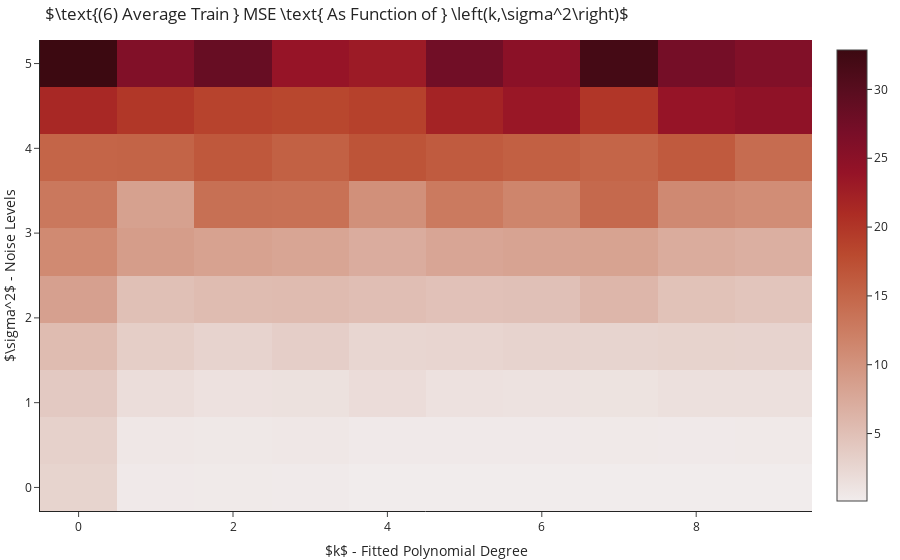

This figure's notebook cell:
### Markdown cell above
# Time To Think...

In the above figure, we observe the following trends:
- As already seen before, for the noise-free data, once we reach the correct $k$ we achieve zero MSE.
- Across all values of $k$, as we increase $\sigma^2$ we get higher MSE values.
- For all noise levels, we manage to reduce MSE values by increasing $k$.

So, by choosing a **richer** hypothesis class (i.e. larger and that can express more functions - polynomials of higher
degree) we are able to choose an hypothesis that fits the **observed** data **better**, regardless to how noisy the data is.
Try and think how the above heatmap would look if instead of calculating the MSE over the training samples (i.e train error)
we would have calculated it over a **new** set of test samples drawn from the same distribution.

Use the below code to create a test set. Change the code generating figure 6 such that the reported error is a test error. Do not forget to add the noise (that depends on $\sigma^2$) to the test data. What has changed between what we observe for the train error to the test error? What happens for high/low values of $\sigma^2$? What happens for high/low values of $k$?

### Code cell
# Generate the x values of the test set
testX = np.linspace(-1.2, 2, 40)[1::2].reshape(-1,1)

# Generate the noisy y values of the test set. Set the noise level (the scale parameter) according to the specific setting
# testY = response(testX) + np.random.normal(scale=___, size=len(y_))
y_2 = response(testX)
df = []
for setting in ParameterGrid(dict(k=range(10), s=np.linspace(0, 5, 10), repetition=range(10))):
    y = y_ + np.random.normal(scale=setting["s"], size=len(y_))
    tesyY = y_2 + np.random.normal(scale=setting["s"], size=len(y_))
    y_hat = make_pipeline(PolynomialFeatures(setting["k"]), LinearRegression(fit_intercept=False)).fit(X, y).predict(testX)
    
    df.append([setting["k"], setting["s"], np.mean((y-y_hat)**2)])
    
df = pd.DataFrame.from_records(df, columns=["k", "sigma","mse"]).groupby(["k","sigma"]).mean().reset_index()

go.Figure(go.Heatmap(x=df.k, y=df.sigma, z=df.mse, colorscale="amp"),
          layout=go.Layout(title=r"$\text{(6) Average Train } MSE \text{ As Function of } \left(k,\sigma^2\right)$", 
                           xaxis_title=r"$k$ - Fitted Polynomial Degree",
                           yaxis_title=r"$\sigma^2$ - Noise Levels")).show()

### Figure 1 — Plotly figure (JSON) as saved in the notebook; plotly's stock layout.template omitted (floating-point values rounded to 4 significant figures)
{"data": [{"colorscale": [[0, "rgb(241, 236, 236)"], [0.09091, "rgb(230, 209, 203)"], [0.1818, "rgb(221, 182, 170)"], [0.2727, "rgb(213, 156, 137)"], [0.3636, "rgb(205, 129, 103)"], [0.4545, "rgb(196, 102, 73)"], [0.5455, "rgb(186, 74, 47)"], [0.6364, "rgb(172, 44, 36)"], [0.7273, "rgb(149, 19, 39)"], [0.8182, "rgb(120, 14, 40)"], [0.9091, "rgb(89, 13, 31)"], [1, "rgb(60, 9, 17)"]], "type": "heatmap", "x": [0, 0, 0, 0, 0, 0, 0, 0, 0, 0, 1, 1, 1, 1, 1, 1, 1, 1, 1, 1, 2, 2, 2, 2, 2, 2, 2, 2, 2, 2, 3, 3, 3, 3, 3, 3, 3, 3, 3, 3, 4, 4, 4, 4, 4, 4, 4, 4, 4, 4, 5, 5, 5, 5, 5, 5, 5, 5, 5, 5, 6, 6, 6, 6, 6, 6, 6, 6, 6, 6, 7, 7, 7, 7, 7, 7, 7, 7, 7, 7, 8, 8, 8, 8, 8, 8, 8, 8, 8, 8, 9, 9, 9, 9, 9, 9, 9, 9, 9, 9], "y": [0, 0.5556, 1.111, 1.667, 2.222, 2.778, 3.333, 3.889, 4.444, 5, 0, 0.5556, 1.111, 1.667, 2.222, 2.778, 3.333, 3.889, 4.444, 5, 0, 0.5556, 1.111, 1.667, 2.222, 2.778, 3.333, 3.889, 4.444, 5, 0, 0.5556, 1.111, 1.667, 2.222, 2.778, 3.333, 3.889, 4.444, 5, 0, 0.5556, 1.111, 1.667, 2.222, 2.778, 3.333, 3.889, 4.444, 5, 0, 0.5556, 1.111, 1.667, 2.222, 2.778, 3.333, 3.889, 4.444, 5, 0, 0.5556, 1.111, 1.667, 2.222, 2.778, 3.333, 3.889, 4.444, 5, 0, 0.5556, 1.111, 1.667, 2.222, 2.778, 3.333, 3.889, 4.444, 5, 0, 0.5556, 1.111, 1.667, 2.222, 2.778, 3.333, 3.889, 4.444, 5, 0, 0.5556, 1.111, 1.667, 2.222, 2.778, 3.333, 3.889, 4.444, 5], "z": [2.785, 3.093, 3.916, 5.399, 8.524, 11.02, 12.96, 15.11, 21.46, 32.86, 0.384, 0.66, 1.71, 3.409, 4.994, 8.907, 8.504, 15.24, 19.87, 25.96, 0.3268, 0.5777, 1.267, 2.812, 5.387, 8.402, 13.94, 16.49, 18.62, 28.54, 0.3106, 0.6138, 1.361, 3.38, 5.494, 8.027, 13.75, 15.57, 18.29, 23.75, 0.1001, 0.3919, 1.811, 2.566, 5.185, 7.154, 10.34, 16.94, 18.86, 23.01, 0.1001, 0.3887, 1.314, 2.595, 4.805, 7.952, 12.77, 16.17, 21.97, 27.53, 0.1001, 0.3955, 1.188, 2.839, 4.918, 8.243, 11.55, 15.63, 23.41, 25.0, 0.1001, 0.4573, 1.138, 2.74, 6.033, 8.277, 14.64, 15.12, 19.98, 31.91, 0.1001, 0.3881, 1.415, 2.901, 4.788, 7.226, 11.09, 16.22, 23.77, 27.19, 0.1001, 0.4298, 1.431, 2.818, 4.412, 6.909, 10.69, 14.33, 24.55, 25.98]}], "layout": {"title": {"text": "$\\text{(6) Average Train } MSE \\text{ As Function of } \\left(k,\\sigma^2\\right)$"}, "xaxis": {"title": {"text": "$k$ - Fitted Polynomial Degree"}}, "yaxis": {"title": {"text": "$\\sigma^2$ - Noise Levels"}}}}
